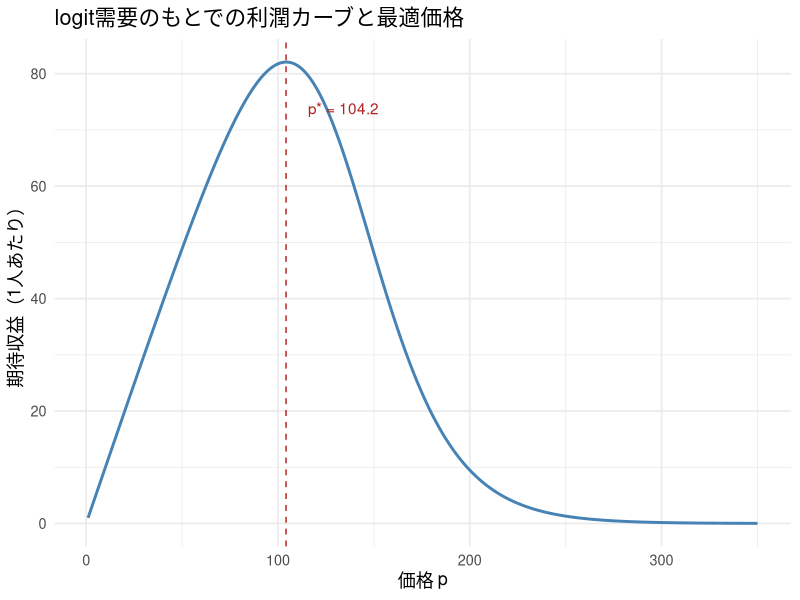
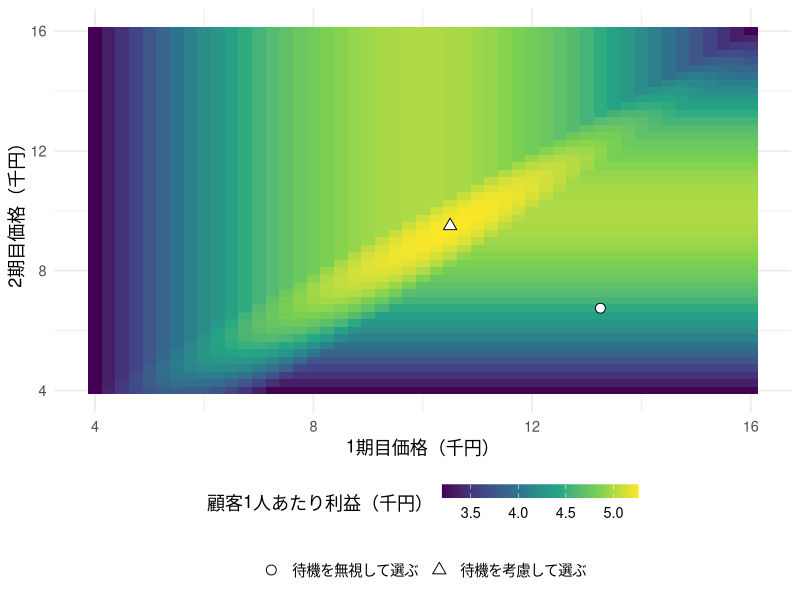
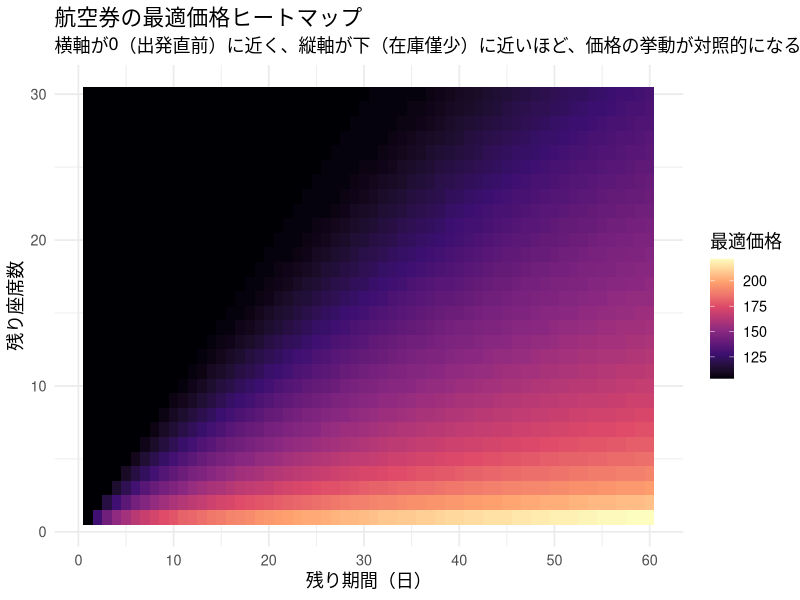
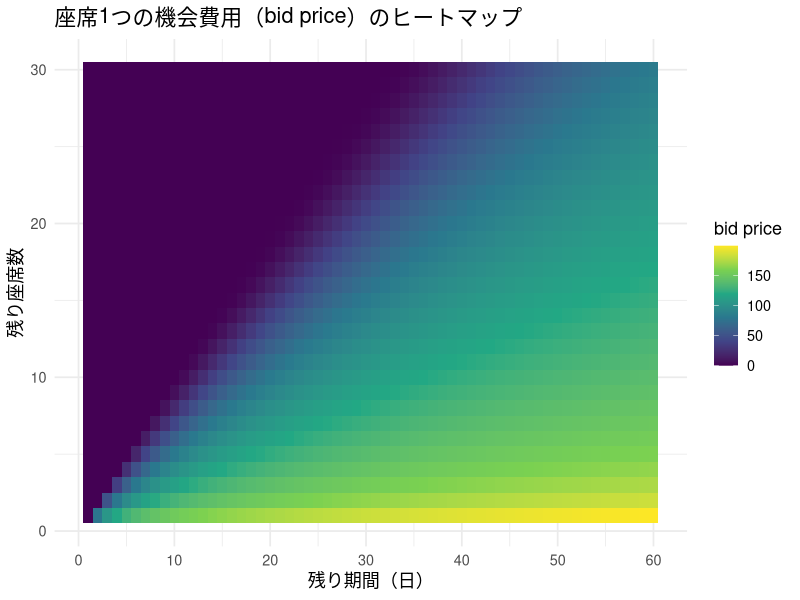
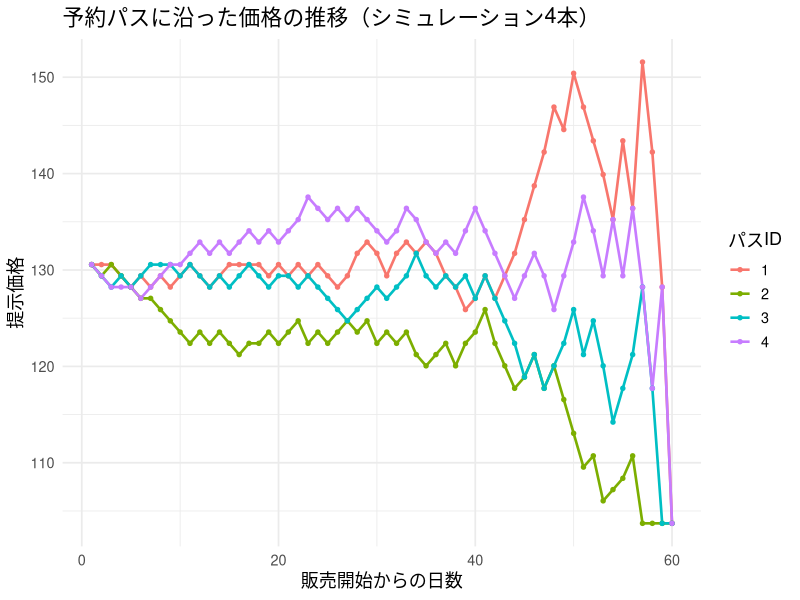
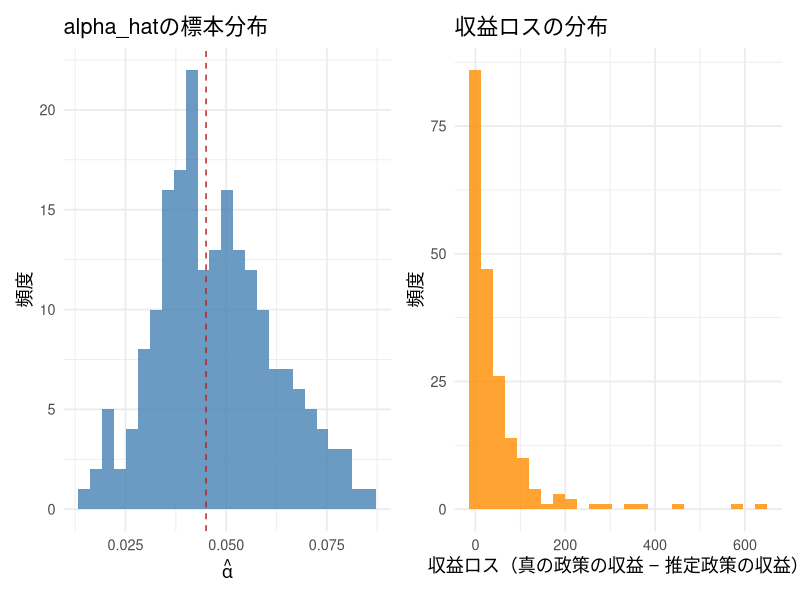

Here is the R script that generated these plots, in order:
## ---- chunk 1
#| include: false
library(ggplot2)
library(dplyr)
library(tidyr)
library(knitr)
library(patchwork)

set.seed(20265)

theme_lecture <- function() {
  fam <- if (Sys.info()[["sysname"]] == "Darwin") "Hiragino Sans" else ""
  theme_minimal(base_size = 13, base_family = fam)
}
theme_set(theme_lecture())
knitr::opts_chunk$set(fig.align = "center", dpi = 144)
options(scipen = 8)
## ---- chunk 2
#| label: lec15-static-profit
theta0 <- 6.0
alpha  <- 0.045

lambda_p <- function(p, theta0, alpha) {
  u <- theta0 - alpha * p
  1 / (1 + exp(-u))
}

p_grid <- seq(1, 350, length.out = 400)
profit_grid <- lambda_p(p_grid, theta0, alpha) * p_grid

static_df <- data.frame(price = p_grid, profit = profit_grid)
p_star_static <- p_grid[which.max(profit_grid)]

ggplot(static_df, aes(x = price, y = profit)) +
  geom_line(color = "steelblue", linewidth = 1) +
  geom_vline(xintercept = p_star_static, linetype = "dashed", color = "firebrick") +
  annotate("text", x = p_star_static + 30, y = max(profit_grid) * 0.9,
           label = paste0("p* = ", round(p_star_static, 1)), color = "firebrick") +
  labs(x = "価格 p", y = "期待収益（1人あたり）",
       title = "logit需要のもとでの利潤カーブと最適価格")
## ---- chunk 3
#| label: strategic-waiting-prices
values_wait <- (seq_len(5000) - 0.5) / 5000 * 20
beta_consumer <- 0.8
waiting_outcome <- function(p1, p2, forward = TRUE) {
  now <- values_wait - p1
  later <- beta_consumer * (values_wait - p2)
  buy_now <- if (forward) now >= pmax(0, later) else now >= 0
  buy_later <- !buy_now & values_wait >= p2
  c(share_now = mean(buy_now), share_later = mean(buy_later),
    profit = p1 * mean(buy_now) + p2 * mean(buy_later))
}
price_pairs <- expand.grid(p1 = seq(4, 16, by = 0.25),
                           p2 = seq(4, 16, by = 0.25))
price_pairs$profit_forward <- mapply(function(a, b) waiting_outcome(a, b)[3],
                                    price_pairs$p1, price_pairs$p2)
price_pairs$profit_myopic <- mapply(function(a, b) waiting_outcome(a, b, FALSE)[3],
                                   price_pairs$p1, price_pairs$p2)
wait_best <- price_pairs[which.max(price_pairs$profit_forward), ]
myopic_best <- price_pairs[which.max(price_pairs$profit_myopic), ]
price_rules <- data.frame(rule = c("同じ価格を維持", "待機を無視して選ぶ", "待機を考慮して選ぶ"),
                          p1 = c(10, myopic_best$p1, wait_best$p1),
                          p2 = c(10, myopic_best$p2, wait_best$p2))
wait_results <- t(mapply(waiting_outcome, price_rules$p1, price_rules$p2))
wait_table <- cbind(price_rules, wait_results)
kable(wait_table, digits = 3, row.names = FALSE,
      col.names = c("価格の選び方", "1期目価格", "2期目価格", "1期目購入率", "2期目購入率", "顧客1人あたり利益"),
      caption = "すべての価格案を、将来の価格を知っている同じ消費者に対して評価する（価格・利益：千円）")
## ---- chunk 4
#| label: fig-waiting-profit
#| fig-cap: "将来の値下げを待つ消費者に対する利益。候補価格は0.25千円刻み。"
ggplot(price_pairs, aes(p1, p2, fill = profit_forward)) +
  geom_tile() +
  geom_point(data = price_rules[-1, ], aes(p1, p2, shape = rule),
             inherit.aes = FALSE, size = 3, color = "black", fill = "white") +
  scale_shape_manual(values = c(21, 24)) +
  scale_fill_viridis_c(breaks = c(3.5, 4, 4.5, 5)) +
  labs(x = "1期目価格（千円）", y = "2期目価格（千円）", fill = "顧客1人あたり利益（千円）", shape = NULL) +
  guides(fill = guide_colorbar(barwidth = grid::unit(5, "cm"),
                             barheight = grid::unit(0.35, "cm"), order = 1),
         shape = guide_legend(nrow = 1, order = 2)) +
  theme(legend.position = "bottom", legend.box = "vertical")
## ---- chunk 5
#| label: lec15-dp-setup
# パラメータ設定：航空券1路線のイメージ
theta0      <- 6.0     # 価格ゼロでの基準効用
alpha       <- 0.045   # 価格係数（第2回以来の記法、alpha > 0）
lambda_bar  <- 0.95    # 1期あたりの客の到着確率
T_period    <- 60      # 販売期間（残り日数の最大値）
C_capacity  <- 30      # 座席数

p_grid <- seq(1, 350, length.out = 300)

purchase_prob <- function(p, theta0, alpha, lambda_bar) {
  u <- theta0 - alpha * p
  lambda_bar * (1 / (1 + exp(-u)))
}
## ---- chunk 6
#| label: lec15-dp-solve
solve_dp <- function(T_period, C_capacity, theta0, alpha, lambda_bar, p_grid) {
  # 行:t=0..T, 列:c=0..C。R索引はt+1, c+1にずれることに注意。
  V      <- matrix(0, nrow = T_period + 1, ncol = C_capacity + 1)
  pstar  <- matrix(NA_real_, nrow = T_period + 1, ncol = C_capacity + 1)
  lamstar <- matrix(0, nrow = T_period + 1, ncol = C_capacity + 1)

  lam_grid <- purchase_prob(p_grid, theta0, alpha, lambda_bar)  # 価格に依存、(t,c)に依らないので外で計算

  for (t in 1:T_period) {
    for (c in 1:C_capacity) {
      # Bellman方程式の右辺をそのまま評価（bid priceへの簡略化はしない）
      # V[t, c]     = V(t-1, c-1) （購入時：1期進み、在庫が1つ減る）
      # V[t, c + 1] = V(t-1, c)   （非購入時：1期進み、在庫は変わらない）
      obj <- lam_grid * (p_grid + V[t, c]) + (1 - lam_grid) * V[t, c + 1]
      best_idx <- which.max(obj)
      V[t + 1, c + 1]      <- obj[best_idx]
      pstar[t + 1, c + 1]  <- p_grid[best_idx]
      lamstar[t + 1, c + 1] <- lam_grid[best_idx]
    }
    V[t + 1, 1] <- 0  # 在庫ゼロ(c=0)なら収益なし
  }
  list(V = V, pstar = pstar, lamstar = lamstar)
}
## ---- chunk 7
#| label: lec15-dp-run
dp_result <- solve_dp(T_period, C_capacity, theta0, alpha, lambda_bar, p_grid)
V_mat      <- dp_result$V
pstar_mat  <- dp_result$pstar
lamstar_mat <- dp_result$lamstar

cat("期待総収益 V(T=60, C=30):", round(V_mat[T_period + 1, C_capacity + 1], 1), "\n")
cat("残り60日・満席時の最適価格:", round(pstar_mat[T_period + 1, C_capacity + 1], 1), "\n")
cat("残り60日・残り1席時の最適価格:", round(pstar_mat[T_period + 1, 2], 1), "\n")
cat("出発前日・満席時の最適価格:", round(pstar_mat[2, C_capacity + 1], 1), "\n")
## ---- chunk 8
#| label: lec15-heatmap-price
#| fig-cap: "最適価格 p*(t,c) のヒートマップ：残り期間×残り座席"
heat_df <- expand.grid(t = 1:T_period, c = 1:C_capacity) %>%
  rowwise() %>%
  mutate(price = pstar_mat[t + 1, c + 1]) %>%
  ungroup()

ggplot(heat_df, aes(x = t, y = c, fill = price)) +
  geom_tile() +
  scale_fill_viridis_c(name = "最適価格", option = "magma") +
  scale_x_continuous(breaks = seq(0, 60, 10)) +
  labs(x = "残り期間（日）", y = "残り座席数",
       title = "航空券の最適価格ヒートマップ",
       subtitle = "横軸が0（出発直前）に近く、縦軸が下（在庫僅少）に近いほど、価格の挙動が対照的になる")
## ---- chunk 9
#| label: lec15-bidprice
bid_price_df <- expand.grid(t = 1:T_period, c = 1:C_capacity) %>%
  rowwise() %>%
  mutate(bid_price = V_mat[t, c + 1] - V_mat[t, c]) %>%
  ungroup()

ggplot(bid_price_df, aes(x = t, y = c, fill = bid_price)) +
  geom_tile() +
  scale_fill_viridis_c(name = "bid price", option = "viridis") +
  scale_x_continuous(breaks = seq(0, 60, 10)) +
  labs(x = "残り期間（日）", y = "残り座席数",
       title = "座席1つの機会費用（bid price）のヒートマップ")
## ---- chunk 10
#| label: lec15-booking-paths
simulate_booking_path <- function(seed, T_period, C_capacity, pstar_mat, lamstar_mat) {
  set.seed(seed)
  c_remain <- C_capacity
  t_remain <- T_period
  path <- data.frame(day = integer(0), t_remain = integer(0), c_remain = integer(0), price = numeric(0))
  day <- 0
  while (t_remain >= 1 && c_remain >= 1) {
    day <- day + 1
    p   <- pstar_mat[t_remain + 1, c_remain + 1]
    lam <- lamstar_mat[t_remain + 1, c_remain + 1]
    path <- rbind(path, data.frame(day = day, t_remain = t_remain, c_remain = c_remain, price = p))
    bought <- runif(1) < lam
    if (bought) c_remain <- c_remain - 1
    t_remain <- t_remain - 1
  }
  path
}

paths_list <- lapply(1:4, function(i) {
  p <- simulate_booking_path(30000 + i, T_period, C_capacity, pstar_mat, lamstar_mat)
  p$path_id <- factor(i)
  p
})
paths_df <- bind_rows(paths_list)

ggplot(paths_df, aes(x = day, y = price, color = path_id)) +
  geom_line(linewidth = 0.9) +
  geom_point(size = 1.2) +
  labs(x = "販売開始からの日数", y = "提示価格",
       title = "予約パスに沿った価格の推移（シミュレーション4本）",
       color = "パスID")
## ---- chunk 11
#| label: lec15-fixed-price
evaluate_fixed_price <- function(p, T_period, C_capacity, theta0, alpha, lambda_bar) {
  lam <- purchase_prob(p, theta0, alpha, lambda_bar)  # スカラー
  W <- matrix(0, nrow = T_period + 1, ncol = C_capacity + 1)
  for (t in 1:T_period) {
    for (c in 1:C_capacity) {
      W[t + 1, c + 1] <- lam * (p + W[t, c]) + (1 - lam) * W[t, c + 1]
    }
    W[t + 1, 1] <- 0
  }
  W[T_period + 1, C_capacity + 1]
}

fixed_p_grid <- seq(1, 350, length.out = 150)
fixed_revenues <- sapply(fixed_p_grid, evaluate_fixed_price,
                          T_period = T_period, C_capacity = C_capacity,
                          theta0 = theta0, alpha = alpha, lambda_bar = lambda_bar)

best_fixed_idx <- which.max(fixed_revenues)
best_fixed_p   <- fixed_p_grid[best_fixed_idx]
best_fixed_rev <- fixed_revenues[best_fixed_idx]

dynamic_rev <- V_mat[T_period + 1, C_capacity + 1]
lift_pct <- 100 * (dynamic_rev - best_fixed_rev) / best_fixed_rev

comparison_df <- data.frame(
  方式 = c("最適固定価格", "動的価格（DP最適）"),
  価格の目安 = c(round(best_fixed_p, 1), "状態に応じて変動"),
  期待収益 = c(round(best_fixed_rev, 1), round(dynamic_rev, 1))
)
kable(comparison_df, caption = "固定価格 vs 動的価格の期待収益比較")
cat("\n動的価格による収益リフト:", round(lift_pct, 2), "%\n")
## ---- chunk 12
#| label: lec15-pipeline-mle
# ステップ0：価格実験データの生成（複数の価格水準をランダムに割り当てて需要を観測する）
price_menu <- c(90, 110, 130, 150, 170)

generate_booking_data <- function(seed, T_period, C_capacity, theta0, alpha, lambda_bar, price_menu) {
  set.seed(seed)
  c_remain <- C_capacity
  prices_obs   <- numeric(0)
  purchase_obs <- numeric(0)
  for (t in T_period:1) {
    if (c_remain == 0) break
    p <- sample(price_menu, 1)
    arrived <- runif(1) < lambda_bar
    if (arrived) {
      u <- theta0 - alpha * p
      prob_buy <- 1 / (1 + exp(-u))
      purchased <- as.numeric(runif(1) < prob_buy)
      prices_obs   <- c(prices_obs, p)
      purchase_obs <- c(purchase_obs, purchased)
      if (purchased == 1) c_remain <- c_remain - 1
    }
  }
  list(prices = prices_obs, purchase = purchase_obs)
}

booking_data <- generate_booking_data(20265, T_period, C_capacity, theta0, alpha, lambda_bar, price_menu)
cat("観測された到着客数：", length(booking_data$prices), "\n")
## ---- chunk 13
#| label: lec15-newton-mle
# ステップ1：ニュートン法による自作MLE（logitの対数尤度は大域的に凹なので、
# 解析的な勾配・ヘシアンを使うと安定して速く収束する）
sigmoid <- function(x) 1 / (1 + exp(-x))

fit_logit_newton <- function(prices, purchase, theta_init = c(0, 0.01), max_iter = 100, tol = 1e-10) {
  n <- length(prices)
  X <- cbind(1, -prices)  # u = X %*% c(const, alpha)
  theta <- theta_init
  for (it in 1:max_iter) {
    u     <- as.vector(X %*% theta)
    p_hat <- sigmoid(u)
    resid <- purchase - p_hat
    grad  <- as.vector(t(X) %*% resid)
    W     <- p_hat * (1 - p_hat)
    H     <- -t(X * W) %*% X
    step  <- solve(H, grad)
    theta_new <- theta - step
    if (max(abs(theta_new - theta)) < tol) {
      theta <- theta_new
      break
    }
    theta <- theta_new
  }
  list(theta = theta, n_iter = it)
}

mle_result <- fit_logit_newton(booking_data$prices, booking_data$purchase)
const_hat <- mle_result$theta[1]
alpha_hat <- mle_result$theta[2]

cat("真の (theta0, alpha):", theta0, alpha, "\n")
cat("推定 (theta0_hat, alpha_hat):", round(const_hat, 3), round(alpha_hat, 4), "\n")
cat("収束までの反復回数:", mle_result$n_iter, "\n")
## ---- chunk 14
#| label: lec15-pipeline-evaluate
# ステップ2：推定した(theta0_hat, alpha_hat)でDPを解いて価格政策を作る
dp_hat <- solve_dp(T_period, C_capacity, const_hat, alpha_hat, lambda_bar, p_grid)
pstar_hat <- dp_hat$pstar

# ステップ3：その政策を「真のモデル」の上で評価する
evaluate_policy_on_true_model <- function(pstar_policy, T_period, C_capacity, theta0, alpha, lambda_bar) {
  W <- matrix(0, nrow = T_period + 1, ncol = C_capacity + 1)
  for (t in 1:T_period) {
    for (c in 1:C_capacity) {
      p <- pstar_policy[t + 1, c + 1]
      lam_true <- purchase_prob(p, theta0, alpha, lambda_bar)
      W[t + 1, c + 1] <- lam_true * (p + W[t, c]) + (1 - lam_true) * W[t, c + 1]
    }
    W[t + 1, 1] <- 0
  }
  W[T_period + 1, C_capacity + 1]
}

revenue_true_policy <- V_mat[T_period + 1, C_capacity + 1]
revenue_hat_policy   <- evaluate_policy_on_true_model(pstar_hat, T_period, C_capacity, theta0, alpha, lambda_bar)
revenue_loss <- revenue_true_policy - revenue_hat_policy

cat("真の政策の期待収益:", round(revenue_true_policy, 1), "\n")
cat("推定需要パラメータで作った政策を真のモデルで評価した期待収益:", round(revenue_hat_policy, 1), "\n")
cat("収益ロス:", round(revenue_loss, 1), "（真の収益の", round(100*revenue_loss/revenue_true_policy, 2), "%）\n")
## ---- chunk 15
#| label: lec15-montecarlo-pipeline
n_mc <- 200
theta0_hat_vec   <- rep(NA_real_, n_mc)
alpha_hat_vec    <- rep(NA_real_, n_mc)
revenue_loss_vec <- rep(NA_real_, n_mc)

for (m in 1:n_mc) {
  bd <- generate_booking_data(10000 + m, T_period, C_capacity, theta0, alpha, lambda_bar, price_menu)
  if (length(bd$prices) < 5 || sd(bd$prices) < 1e-8) {
    next
  }
  fit_m <- fit_logit_newton(bd$prices, bd$purchase)
  a_hat_m <- fit_m$theta[2]
  c_hat_m <- fit_m$theta[1]
  theta0_hat_vec[m] <- c_hat_m
  alpha_hat_vec[m] <- a_hat_m
  if (!is.finite(c_hat_m) || !is.finite(a_hat_m) || a_hat_m <= 0 || a_hat_m > 1) {
    next
  }
  dp_m <- solve_dp(T_period, C_capacity, c_hat_m, a_hat_m, lambda_bar, p_grid)
  rev_m <- evaluate_policy_on_true_model(dp_m$pstar, T_period, C_capacity, theta0, alpha, lambda_bar)
  revenue_loss_vec[m] <- revenue_true_policy - rev_m
}

mc_df <- data.frame(theta0_hat = theta0_hat_vec,
                    alpha_hat = alpha_hat_vec,
                    revenue_loss = revenue_loss_vec) %>%
  filter(!is.na(revenue_loss))

cat("有効な反復数:", nrow(mc_df), "/", n_mc, "\n")
cat("theta0_hatの平均:", round(mean(mc_df$theta0_hat), 3), "（真値:", theta0, "）\n")
cat("theta0_hatの標準偏差:", round(sd(mc_df$theta0_hat), 3), "\n")
cat("alpha_hatの平均:", round(mean(mc_df$alpha_hat), 4), "（真値:", alpha, "）\n")
cat("alpha_hatの標準偏差:", round(sd(mc_df$alpha_hat), 4), "\n")
cat("収益ロスの平均:", round(mean(mc_df$revenue_loss), 1),
    "（真の収益の", round(100*mean(mc_df$revenue_loss)/revenue_true_policy, 2), "%）\n")
cat("収益ロスの中央値:", round(median(mc_df$revenue_loss), 1), "\n")
## ---- chunk 16
#| label: lec15-montecarlo-hist
#| fig-cap: "推定誤差から生まれる収益ロスの分布（モンテカルロ200回）"
p1 <- ggplot(mc_df, aes(x = alpha_hat)) +
  geom_histogram(bins = 25, fill = "steelblue", alpha = 0.8) +
  geom_vline(xintercept = alpha, linetype = "dashed", color = "firebrick") +
  labs(x = expression(hat(alpha)), y = "頻度", title = "alpha_hatの標本分布")

p2 <- ggplot(mc_df, aes(x = revenue_loss)) +
  geom_histogram(bins = 25, fill = "darkorange", alpha = 0.8) +
  labs(x = "収益ロス（真の政策の収益 − 推定政策の収益）", y = "頻度",
       title = "収益ロスの分布")

p1 + p2
## ---- chunk 17
#| label: lec15-feedback-loop
generate_price_panel <- function(seed, n_seasons, pricing,
                                 T_period, C_capacity, theta0, alpha,
                                 lambda_bar, pstar_policy, price_menu,
                                 rho_xi = 0.75, sigma_nu = 0.55,
                                 gamma_xi = 10) {
  set.seed(seed)
  out <- vector("list", n_seasons)
  for (s in 1:n_seasons) {
    c_remain <- C_capacity
    xi <- rnorm(1, 0, sigma_nu / sqrt(1 - rho_xi^2))
    rows <- vector("list", T_period)
    k <- 0
    for (t in T_period:1) {
      if (c_remain == 0) break
      xi <- rho_xi * xi + rnorm(1, 0, sigma_nu)
      base_price <- pstar_policy[t + 1, c_remain + 1]
      p <- if (pricing == "endogenous") {
        pmin(max(p_grid), pmax(min(p_grid), base_price + gamma_xi * xi))
      } else {
        sample(price_menu, 1)  # xiと独立にランダム割当
      }
      if (runif(1) < lambda_bar) {
        purchased <- as.numeric(runif(1) < sigmoid(theta0 + xi - alpha * p))
        k <- k + 1
        rows[[k]] <- data.frame(season = s, t = t, c = c_remain,
                                price = p, purchase = purchased, xi = xi)
        if (purchased == 1) c_remain <- c_remain - 1
      }
    }
    out[[s]] <- bind_rows(rows[seq_len(k)])
  }
  bind_rows(out)
}

obs_panel <- generate_price_panel(
  15015, 300, "endogenous", T_period, C_capacity, theta0, alpha,
  lambda_bar, pstar_mat, price_menu)
exp_panel <- generate_price_panel(
  15016, 300, "randomized", T_period, C_capacity, theta0, alpha,
  lambda_bar, pstar_mat, price_menu)

fit_obs <- fit_logit_newton(obs_panel$price, obs_panel$purchase)
fit_exp <- fit_logit_newton(exp_panel$price, exp_panel$purchase)
# xiを観測できたと仮定する診断用のoracle。価格係数の符号を反転してalphaに直す。
fit_exp_oracle <- glm(purchase ~ price + xi, family = binomial(), data = exp_panel)
alpha_exp_oracle <- -unname(coef(fit_exp_oracle)["price"])

endog_tbl <- data.frame(
  data = c("企業がxiを見て価格設定（分析者はxiを欠落）",
           "価格をxiと独立にランダム化（xiを欠落）",
           "ランダム化＋xiを含むoracle", "構造パラメータの真値"),
  alpha_hat = c(fit_obs$theta[2], fit_exp$theta[2], alpha_exp_oracle, alpha),
  cor_price_xi = c(cor(obs_panel$price, obs_panel$xi),
                   cor(exp_panel$price, exp_panel$xi),
                   cor(exp_panel$price, exp_panel$xi), 0)
)
kable(endog_tbl, digits = 4,
      caption = "価格支持の狭さではなく、価格と欠落需要ショックの相関が内生性を作る")
## ---- chunk 18
#| label: lec15-peakload
# 昼と夜、2期間の需要（線形、簡易的に）
q_day   <- function(p) pmax(100 - 2 * p, 0)
q_night <- function(p) pmax(40 - 2 * p, 0)

c_v <- 5   # 可変費用（発電1単位あたり）
c_K <- 20  # 容量費用（容量1単位を用意するコスト、固定費）
K_capacity <- 50

# ケースA: 容量費用を両期間で分担すると仮定した場合の価格
# （素朴な「平均費用」的発想、非効率の例として）
p_naive <- c_v + c_K / 2

# ケースB: Steinerのルール。容量を「使う」期（昼）だけが容量費用を負担する。
# 夜は可変費用のみ。昼は可変費用＋容量費用。
p_night_efficient <- c_v
p_day_efficient    <- c_v + c_K

peak_df <- data.frame(
  ルール = c("素朴な平均費用配分", "Steinerの効率的配分（昼）", "Steinerの効率的配分（夜）"),
  価格   = c(p_naive, p_day_efficient, p_night_efficient),
  需要量 = c(q_day(p_naive), q_day(p_day_efficient), q_night(p_night_efficient)),
  注記 = c("比較用：昼需要", paste0("K=", K_capacity, "に一致（容量制約がbinding）"),
           paste0("30<K=", K_capacity, "（slack）"))
)
kable(peak_df, digits = 1, caption = "peak-load pricing：ピークだけが容量の影価格を負担")
